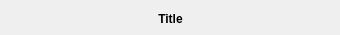
<?xml version="1.0" encoding="UTF-8"?>
<ui version="4.0">
 <class>GroupWidget</class>
 <widget class="QWidget" name="GroupWidget">
  <property name="geometry">
   <rect>
    <x>0</x>
    <y>0</y>
    <width>340</width>
    <height>35</height>
   </rect>
  </property>
  <property name="windowTitle">
   <string>Form</string>
  </property>
  <widget class="QLabel" name="label">
   <property name="geometry">
    <rect>
     <x>0</x>
     <y>10</y>
     <width>341</width>
     <height>17</height>
    </rect>
   </property>
   <property name="font">
    <font>
     <bold>true</bold>
    </font>
   </property>
   <property name="text">
    <string>Title</string>
   </property>
   <property name="alignment">
    <set>Qt::AlignCenter</set>
   </property>
  </widget>
 </widget>
 <resources/>
 <connections/>
</ui>
